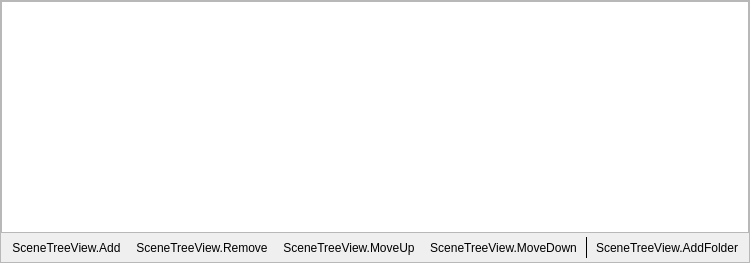
<?xml version="1.0" encoding="UTF-8"?>
<ui version="4.0">
 <class>STVDock</class>
 <widget class="QWidget" name="STVDock">
  <property name="geometry">
   <rect>
    <x>0</x>
    <y>0</y>
    <width>532</width>
    <height>263</height>
   </rect>
  </property>
  <layout class="QVBoxLayout" name="rootLayout">
   <property name="leftMargin">
    <number>0</number>
   </property>
   <property name="topMargin">
    <number>0</number>
   </property>
   <property name="rightMargin">
    <number>0</number>
   </property>
   <property name="bottomMargin">
    <number>0</number>
   </property>
   <item>
    <widget class="QWidget" name="stvContents">
   <layout class="QVBoxLayout" name="verticalLayout">
    <property name="leftMargin">
     <number>0</number>
    </property>
    <property name="topMargin">
     <number>0</number>
    </property>
    <property name="rightMargin">
     <number>0</number>
    </property>
    <property name="bottomMargin">
     <number>0</number>
    </property>
    <item>
     <widget class="QFrame" name="frame">
      <property name="frameShape">
       <enum>QFrame::StyledPanel</enum>
      </property>
      <property name="frameShadow">
       <enum>QFrame::Raised</enum>
      </property>
      <layout class="QVBoxLayout" name="verticalLayout_2">
       <property name="spacing">
        <number>0</number>
       </property>
       <property name="leftMargin">
        <number>0</number>
       </property>
       <property name="topMargin">
        <number>0</number>
       </property>
       <property name="rightMargin">
        <number>0</number>
       </property>
       <property name="bottomMargin">
        <number>0</number>
       </property>
       <item>
        <widget class="scene_tree_view::StvItemView" name="stvTree">
         <property name="contextMenuPolicy">
          <enum>Qt::CustomContextMenu</enum>
         </property>
         <property name="dragDropMode">
          <enum>QAbstractItemView::InternalMove</enum>
         </property>
         <property name="defaultDropAction">
          <enum>Qt::TargetMoveAction</enum>
         </property>
         <property name="selectionBehavior">
          <enum>QAbstractItemView::SelectItems</enum>
         </property>
         <property name="rootIsDecorated">
          <bool>true</bool>
         </property>
         <property name="headerHidden">
          <bool>true</bool>
         </property>
        </widget>
       </item>
       <item>
        <widget class="QWidget" name="listbox" native="true">
         <property name="enabled">
          <bool>true</bool>
         </property>
         <layout class="QHBoxLayout" name="hboxlayout">
          <property name="spacing">
           <number>1</number>
          </property>
          <property name="leftMargin">
           <number>4</number>
          </property>
          <property name="topMargin">
           <number>4</number>
          </property>
          <property name="rightMargin">
           <number>4</number>
          </property>
          <property name="bottomMargin">
           <number>4</number>
          </property>
          <item>
           <widget class="QToolButton" name="stvAdd">
            <property name="text">
             <string>SceneTreeView.Add</string>
            </property>
            <property name="autoRaise">
             <bool>true</bool>
            </property>
           </widget>
          </item>
          <item>
           <widget class="QToolButton" name="stvRemove">
            <property name="text">
             <string>SceneTreeView.Remove</string>
            </property>
            <property name="autoRaise">
             <bool>true</bool>
            </property>
           </widget>
          </item>

          <item>
           <widget class="QToolButton" name="stvMoveUp">
            <property name="text">
             <string>SceneTreeView.MoveUp</string>
            </property>
            <property name="autoRaise">
             <bool>true</bool>
            </property>
           </widget>
          </item>
          <item>
           <widget class="QToolButton" name="stvMoveDown">
            <property name="text">
             <string>SceneTreeView.MoveDown</string>
            </property>
            <property name="autoRaise">
             <bool>true</bool>
            </property>
           </widget>
          </item>

          <item>
           <widget class="Line" name="line">
            <property name="frameShadow">
             <enum>QFrame::Plain</enum>
            </property>
            <property name="orientation">
             <enum>Qt::Vertical</enum>
            </property>
           </widget>
          </item>
          <item>
           <widget class="QToolButton" name="stvAddFolder">
            <property name="text">
             <string>SceneTreeView.AddFolder</string>
            </property>
            <property name="autoRaise">
             <bool>true</bool>
            </property>
           </widget>
          </item>
          <item>
           <spacer name="horizontalSpacer">
            <property name="orientation">
             <enum>Qt::Horizontal</enum>
            </property>
            <property name="sizeHint" stdset="0">
             <size>
              <width>40</width>
              <height>20</height>
             </size>
            </property>
           </spacer>
          </item>
         </layout>
        </widget>
       </item>
      </layout>
     </widget>
    </item>
   </layout>
  </widget>
   </item>
  </layout>
 </widget>
 <customwidgets>
  <customwidget>
   <class>scene_tree_view::StvItemView</class>
   <extends>QTreeView</extends>
   <header>obs_scene_tree_view/stv_item_view.h</header>
  </customwidget>
 </customwidgets>
 <resources/>
 <connections/>
</ui>
